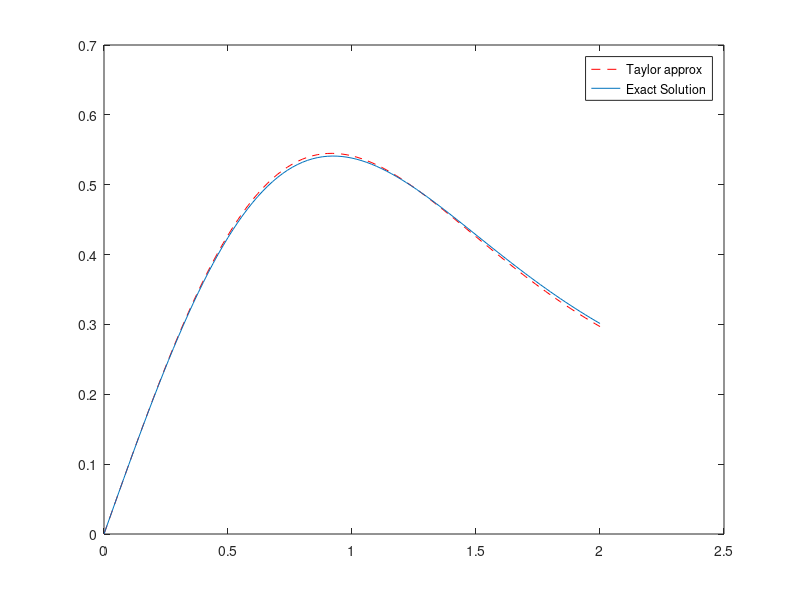

This figure's MATLAB source:
clear; close all;
f = @(t,x) 1-2*t*x;
f1 = @(t,x) 2*t*f(t,x)-2*x;
f2 = @(t,x) 2*t*f1(t,x);
f3 = @(t,x) 2*f1(t,x)+ 2*t*f2(t,x);
h = 2./100;
k = 0; x(1) = 0; t(1) = 0;
while t < 2
        k = k + 1; 
        t(k + 1) = t(k) + h;
        x(k + 1) = x(k) + h*f(t(k),x(k)) + h^2/2*f1(t(k),x(k))+...
            h^3/6*f2(t(k),x(k))+ h^4/24*f3(t(k),x(k));
end

    plot(t,x,'r--',t,dawson(t))
    legend('Taylor approx','Exact Solution')
    disp(length(t));
    disp( x(51));
    disp( x(101));